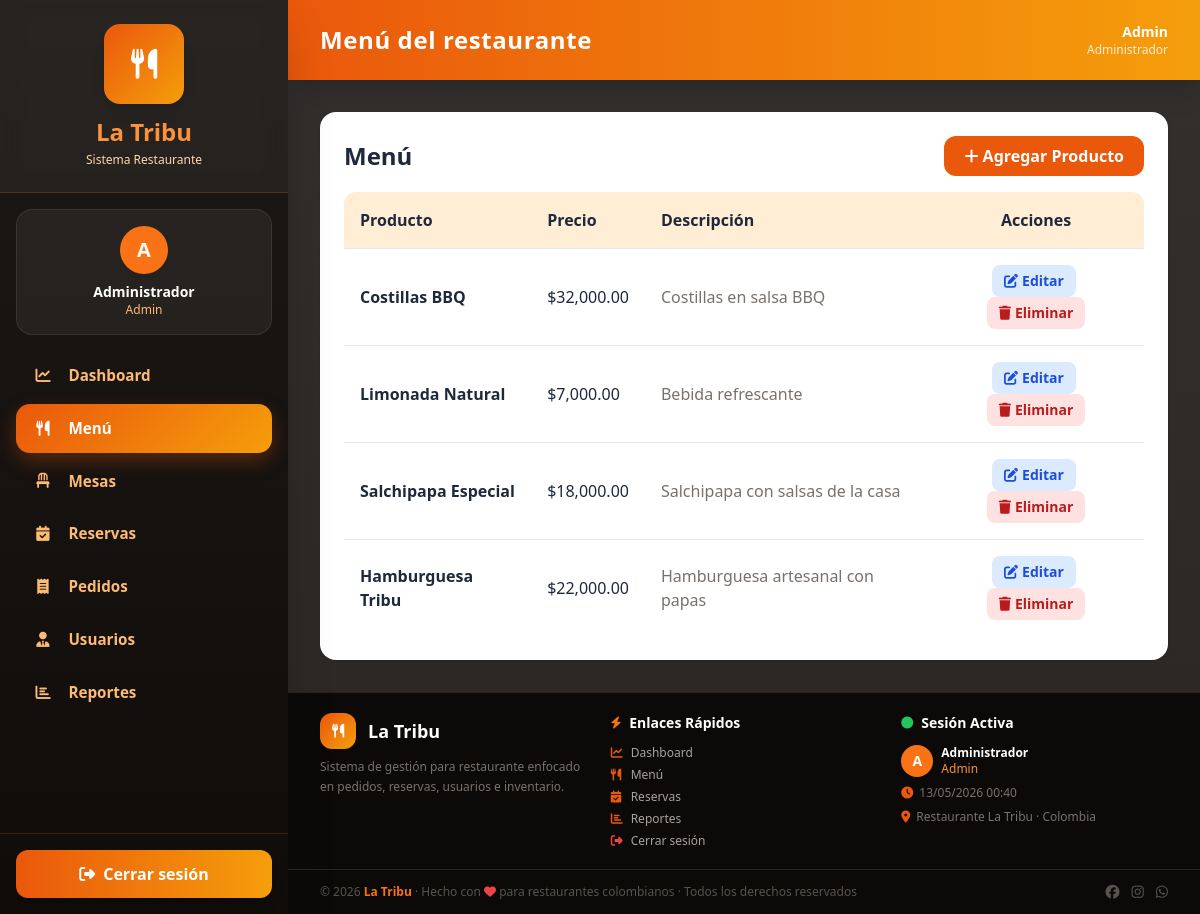
/views/dashboard/admin_menu.php (signed in), run on the app's committed database.
### tables this page shows
CREATE TABLE producto (id_producto INT PRIMARY KEY AUTO_INCREMENT, id_categoria INT, nombre VARCHAR(80) NOT NULL, precio DECIMAL(10,2) NOT NULL, descripcion VARCHAR(180), FOREIGN KEY (id_categoria) REFERENCES categoria_producto(id_categoria));

### models/Producto.php (called while the page is built, shortened)
<?php
class Producto {
    private $conn;
    private $tabla = "producto";
    public function __construct($db) {
        $this->conn = $db;
    }
    public function obtenerTodos() {
        $sql = "SELECT * FROM {$this->tabla} ORDER BY id_producto DESC";
        $stmt = $this->conn->prepare($sql);
        $stmt->execute();
        return $stmt->fetchAll(PDO::FETCH_ASSOC);
    }
}
?>

### views/dashboard/admin_menu.php (the view, shortened to what this page needs)
<?php
require_once __DIR__.'/../../models/Producto.php';
$db = (new Database())->conectar();
$productoModel = new Producto($db);
$productos = $productoModel->obtenerTodos();
require_once __DIR__.'/../layouts/header.php';
require_once __DIR__.'/../layouts/sidebar.php';
?>
<div class="bg-white rounded-2xl shadow p-6">
    <div class="flex justify-between items-center mb-4">
        <h2 class="text-2xl font-black">Menú</h2>
        <button onclick="abrirModalCrear()"
            class="bg-orange-600 hover:bg-orange-700 text-white px-5 py-2 rounded-xl font-bold transition">
            <i class="fa-solid fa-plus"></i> Agregar Producto
        </button>
    </div>
    <div class="overflow-x-auto">
        <table class="w-full text-left">
            <thead class="bg-orange-100">
                <tr>
                    <th class="p-4 rounded-tl-xl">Producto</th>
                    <th class="p-4">Precio</th>
                    <th class="p-4">Descripción</th>
                    <th class="p-4 rounded-tr-xl text-center">Acciones</th>
                </tr>
            </thead>
            <tbody>
            <?php if (empty($productos)): ?>
                <tr>
                    <td colspan="4" class="p-6 text-center text-stone-400">
                        No hay productos registrados.
                    </td>
                </tr>
            <?php else: ?>
                <?php foreach ($productos as $p): ?>
                    <tr class="border-t hover:bg-orange-50 transition">
                        <td class="p-4 font-bold">
                            <?= htmlspecialchars($p['nombre'] ?? '') ?>
                        </td>
                        <td class="p-4">
                            $<?= number_format((float)($p['precio'] ?? 0), 2) ?>
                        </td>
                        <td class="p-4 text-stone-500">
                            <?= htmlspecialchars($p['descripcion'] ?? '') ?>
                        </td>
                        <td class="p-4 text-center">
                            <button
                                onclick="abrirModalEditar(
                                    <?= (int)$p['id_producto'] ?>,
                                    <?= htmlspecialchars(json_encode($p['nombre'] ?? ''), ENT_QUOTES) ?>,
                                    <?= htmlspecialchars(json_encode($p['precio'] ?? ''), ENT_QUOTES) ?>,
                                    <?= htmlspecialchars(json_encode($p['descripcion'] ?? ''), ENT_QUOTES) ?>
                                )"
                                class="inline-flex items-center gap-1 bg-blue-100 hover:bg-blue-200 text-blue-700 font-bold px-3 py-1.5 rounded-lg transition text-sm mr-1">
                                <i class="fa-solid fa-pen-to-square"></i> Editar
                            </button>
                            <button
                                onclick="abrirModalEliminar(
                                    <?= (int)$p['id_producto'] ?>,
                                    <?= htmlspecialchars(json_encode($p['nombre'] ?? ''), ENT_QUOTES) ?>
                                )"
                                class="inline-flex items-center gap-1 bg-red-100 hover:bg-red-200 text-red-700 font-bold px-3 py-1.5 rounded-lg transition text-sm">
                                <i class="fa-solid fa-trash"></i> Eliminar
                            </button>
                        </td>
                    </tr>
                <?php endforeach; ?>
            <?php endif; ?>
            </tbody>
        </table>
    </div>
</div>
<?php require_once __DIR__.'/../layouts/footer.php'; ?>

### views/layouts/header.php (style rules this page uses)
html, body { height: 100%; overflow: hidden; }
body { background: linear-gradient(rgba(28,25,23,.90), rgba(28,25,23,.94)), url('https://images.unsplash.com/photo-1517248135467-4c7edcad34c4?auto=format&fit=crop&w=2000&q=80'); background-size: cover; background-position: center; background-attachment: fixed; color: #1e293b; }

### data on the page
producto: nombre "Costillas BBQ", precio "32,000.00", descripcion "Costillas en salsa BBQ"
producto: nombre "Limonada Natural", precio "7,000.00", descripcion "Bebida refrescante"
producto: nombre "Salchipapa Especial", precio "18,000.00", descripcion "Salchipapa con salsas de la casa"
producto: nombre "Hamburguesa Tribu", precio "22,000.00", descripcion "Hamburguesa artesanal con papas"

### other printed values
substr($nombre, 0, 1) "A"
$nombre "Administrador"
$rol "Admin"
$titulo "Menú del restaurante"
substr($nombre ?? 'U', 0, 1) "A"
